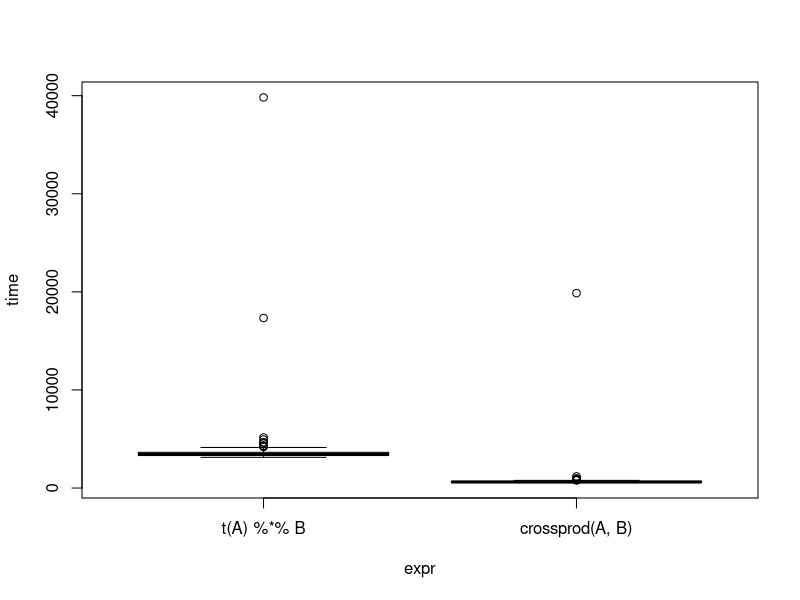
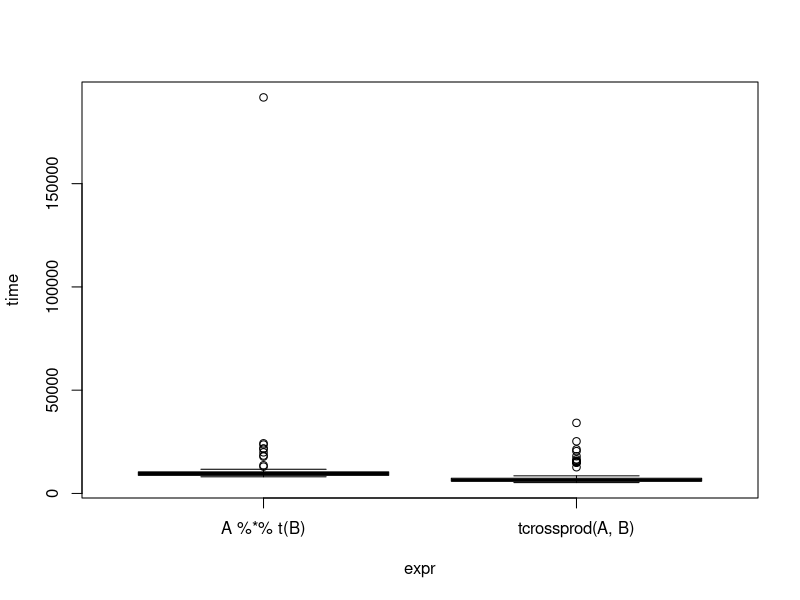
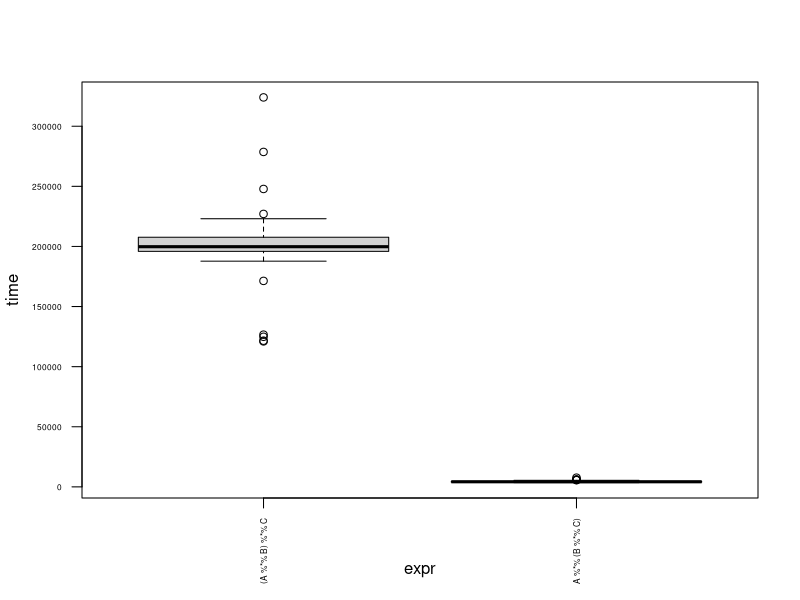
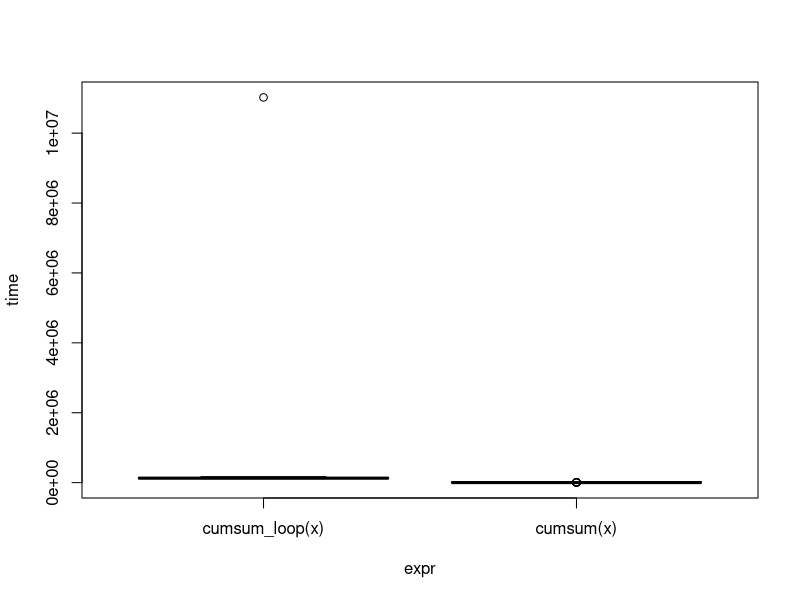

Reproduce these figures in R, in order. (Note: this script raises an error after producing the figures.)
## ---- chunk 1
set.seed(314)
A <- matrix(rnorm(100), ncol = 2)
B <- matrix(rnorm(100), ncol = 2)
## ---- chunk 2
all.equal(t(A) %*% B, crossprod(A, B))
## ---- chunk 3
all.equal(A %*% t(B), tcrossprod(A, B))
## ---- chunk 4
library(microbenchmark)
## ---- chunk 5
t1 <- microbenchmark::microbenchmark(t(A) %*% B, crossprod(A, B))
plot(t1)
## ---- chunk 6
t2 <- microbenchmark(A %*% t(B), tcrossprod(A, B))
plot(t2)
## ---- chunk 7
set.seed(1999)
A <- matrix(rnorm(1000), ncol = 2)
B <- matrix(rnorm(100), nrow = 2)
C <- rnorm(50)
## ---- chunk 8
t3 <- microbenchmark((A %*% B) %*% C,
                     A %*% (B %*% C))
plot(t3, las = 2, cex.axis = 0.5)
## ---- chunk 9
cumsum_loop <- function(x) {
  # create vector of results
  results <- numeric(length(x))
  for (i in 1:length(x)) {
    if (i == 1) {
      results[i] <- x[i]
    } else {
      results[i] <- results[i - 1] + x[i]
    }
  }
  return(results)
}
## ---- chunk 10
cumsum_loop(c(1, 2, 4))
## ---- chunk 11
cumsum(c(1, 2, 4))
## ---- chunk 12
# attach microbenchmark
library(microbenchmark) 
# draw 1000 values from a N(0, 1) distribution
x <- rnorm(1000)
# compute the cumulative sum 100 times using both approaches
cumsum_timings <- microbenchmark(cumsum_loop(x), cumsum(x))
# plot timing results
plot(cumsum_timings)
## ---- chunk 13
#| label: tbl-apply
#| tbl-cap: "A summary of the various `*apply` functions available in R."
#| echo: false
adf <- data.frame(name = c("`apply`", "`lapply`", "`sapply`", "`vapply`", "`tapply`", "`mapply`"), 
                  description = c("Applies a function to the margins of a data frame, matrix, or array.", "Applies a function to each element of a list.", "A version of `lapply` that attempts to simplify the results to a vector, matrix, or array.", "A safer version of `sapply` that returns a pre-specified type of return value.", "Applies a function to a vector or data frame based on the levels of a categorical variable", "A multivariate version of `sapply`."))
knitr::kable(adf)
## ---- chunk 14
mat <- cbind(1:5, 6:10)
mat
## ---- chunk 15
apply(X = mat, MARGIN = 1, FUN = mean)
## ---- chunk 16
apply(mat, 2, mean)
## ---- chunk 17
apply(mat, 2, quantile, prob = 0.8)
## ---- chunk 18
A <- array(1:24, dim = c(3, 2, 4))
print(A)
## ---- chunk 19
apply(A, 1, mean)
## ---- chunk 20
mean(A[1,,])
## ---- chunk 21
apply(A, 3, sum)
## ---- chunk 22
sum(A[,,1])
## ---- chunk 23
apply(A, 1:2, mean)
## ---- chunk 24
mean(A[1, 1, ])
## ---- chunk 25
simple_list <- list(1:10, 11:20)
simple_list
## ---- chunk 26
lapply(simple_list, mean)
## ---- chunk 27
sapply(simple_list, mean)
## ---- chunk 28
simple_list2 <- list(1:3, 4:7)
simple_list2
## ---- chunk 29
add2 <- function(x) {
  x + 2
}
## ---- chunk 30
add2(2:3)
## ---- chunk 31
sapply(simple_list, add2)
## ---- chunk 32
sapply(simple_list2, add2)
## ---- chunk 33
l1 <- list(seq.int(1, 4), seq.int(4, 7))
l1
## ---- chunk 34
l2 <- list(seq(1.5, 4.5, by = 1), seq(4.5, 7.5, by = 1))
l2
## ---- chunk 35
vapply(l1, max, FUN.VALUE = integer(1))
## ---- chunk 36
#| error: true
vapply(l2, max, FUN.VALUE = integer(1))
## ---- chunk 37
vapply(l2, max, FUN.VALUE = double(1))
## ---- chunk 38
bootstrap_ci <- function(x, conf.level = 0.95, B = 1000) {
  # determine alpha
  alpha <- 1 - conf.level
  # compute sample mean of B bootstrap samples
  bstats <- lapply(1:B, FUN = function(i) {
    # draw bootstrap sample
    boot_sample <- sample(x, size = length(x), replace = TRUE)
    # compute sample mean of bootstrap sample
    mean(boot_sample)
  })
  # convert list to vector
  bstats <- unlist(bstats)
  # compute desired quantiles for bootstrap ci
  quantile(bstats, prob = c(alpha/2, 1-alpha/2))
}
## ---- chunk 39
set.seed(43)
x <- c(3.318, 4.940, 5.516, 2.958, 6.098, 6.858, -0.539, 2.544, 4.091, 1.884)
bootstrap_ci(x)
## ---- chunk 40
tapply(X = chickwts$weight, INDEX = chickwts$feed, FUN = mean)
## ---- chunk 41
tapply(X = chickwts$weight, INDEX = chickwts$feed, FUN = summary)
## ---- chunk 42
sleep_iterator <- function(i) {
  Sys.sleep(1) # sleep for 1 second
  return(NULL) # return NULL
}
## ---- chunk 43
system.time(lapply(1:6, sleep_iterator))
## ---- chunk 44
library(parallel)
## ---- chunk 45
cl <- makeCluster(getOption("cl.cores", 2))
## ---- chunk 46
system.time(parLapply(cl, 1:6, sleep_iterator))
## ---- chunk 47
library(future.apply)
## ---- chunk 48
plan(multisession, workers = 2)
## ---- chunk 49
system.time(future_lapply(1:6, FUN = sleep_iterator))
## ---- chunk 50
library(pbapply)
## ---- chunk 51
system.time(pblapply(1:6, FUN = sleep_iterator, cl = cl))
## ---- chunk 52
bootstrap_ci_cl <- function(x, conf.level = 0.95, B = 1000, cl = NULL) {
  # determine alpha
  alpha <- 1 - conf.level
  # compute sample mean of B bootstrap samples
  bstats <- pbapply::pblapply(1:B, FUN = function(i, xvec) {
    # draw bootstrap sample
    boot_sample <- sample(x, size = length(x), replace = TRUE)
    # compute sample mean of bootstrap sample
    mean(boot_sample)
  }, xvec = x, cl = cl)
  # convert list to vector
  bstats <- unlist(bstats)
  # compute desired quantiles for bootstrap ci
  quantile(bstats, prob = c(alpha/2, 1-alpha/2))
}
## ---- chunk 53
system.time(bootstrap_ci_cl(x, B = 100000, cl = NULL))
## ---- chunk 54
system.time(bootstrap_ci_cl(x, B = 100000, cl = cl))
